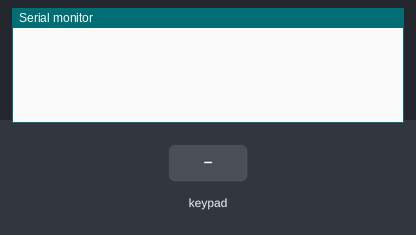
Recording of a sketch running on a simulated Arduino Uno, built with avr-gcc and run on an emulated ATmega328P. Shown: the last lines printed to the serial monitor. Wiring (inferred from the names in the program): 4×4 keypad with keys 1 2 3 A 4 5 6 B 7 8 9 C * 0 # D (labels assumed): rows pin 13, pin 11, pin 7, pin 6; columns pin 9, pin 8, pin 10, pin 12. Inputs (shaded band) come from the test bench.

Above: at 1.2 s.
1.3 s: key '1' pressed
At 2.3 s:
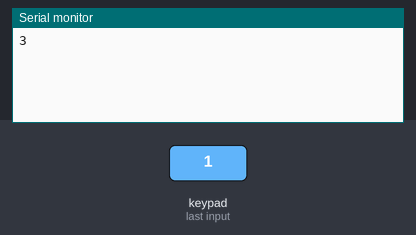
2.8 s: keypad keys 1 2 3 4 pressed 0.4 s apart
At 4.5 s:
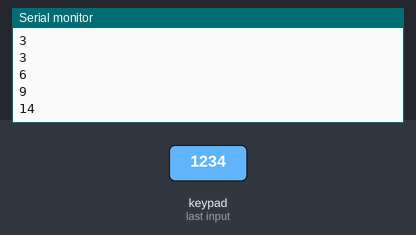
5.9 s: key 'A' pressed
At 6.3 s:
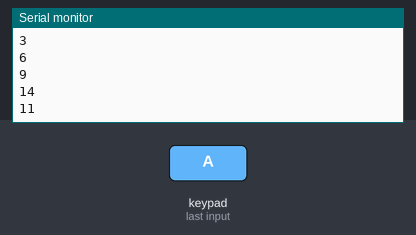
7.4 s: keypad keys 1 2 3 4 # pressed 0.4 s apart
At 10.0 s:
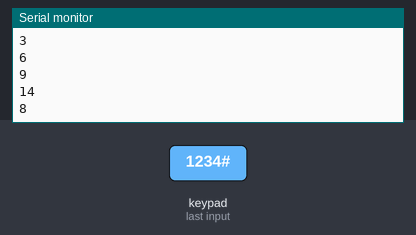
Timing chart, 0 to 11.5 s (numbered marks = the images above; inputs shaded):
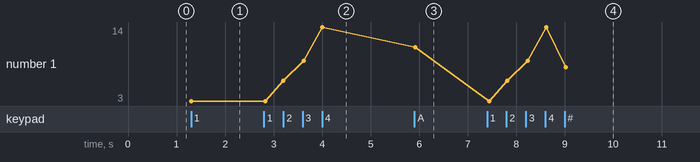

The sketch:

phone_keyboard.ino
```cpp
//KEYBOARD SCHEMA
/*
 gpio num
  1      8
  ########
  ########
 16      9

    6       5
    ^       ^
    O-------O----10
    |       |
7 < O       O  > 11

    O---O---O----6
    |   |   |
    O---O---O----5
    |   |   |
    O---O---O----7
    |   |   |
    O---O---O----11
    |   |   |
    4   3   14
*/
//KEYS
#define KEY_0 0
#define KEY_1 1
#define KEY_2 2
#define KEY_3 3
#define KEY_4 4
#define KEY_5 5
#define KEY_6 6
#define KEY_7 7
#define KEY_8 8
#define KEY_9 9
#define KEY_STAR 10
#define KEY_HASH 11
#define KEY_RETURN 12
#define KEY_CLEAR 13
#define KEY_LEFT 14
#define KEY_RIGHT 15

//ARDUINO PINS
#define SIG_3 6
#define SIG_4 7
#define SIG_5 8
#define SIG_6 9
#define SIG_7 10
#define SIG_10 11
#define SIG_11 12
#define SIG_14 13

void setup() {
  Serial.begin(9600);
  pinMode(SIG_3, OUTPUT);
  pinMode(SIG_4, OUTPUT);
  pinMode(SIG_10, OUTPUT);
  pinMode(SIG_14, OUTPUT);
  digitalWrite(SIG_3, HIGH);
  digitalWrite(SIG_4, HIGH);
  digitalWrite(SIG_10, HIGH);
  digitalWrite(SIG_14, HIGH);
  pinMode(SIG_5, INPUT);
  pinMode(SIG_6, INPUT);
  pinMode(SIG_7, INPUT);
  pinMode(SIG_11, INPUT);
}

void loop() {
	keyDetect(SIG_4);
	keyDetect(SIG_3);
	keyDetect(SIG_14);
	keyDetect(SIG_10);
}

int keyDecode(int a, int b){
  if((a == SIG_4)&&(b == SIG_6)) return KEY_1;
  if((a == SIG_4)&&(b == SIG_5)) return KEY_4;
  if((a == SIG_4)&&(b == SIG_7)) return KEY_7;
  if((a == SIG_4)&&(b == SIG_11)) return KEY_STAR;

  if((a == SIG_3)&&(b == SIG_6)) return KEY_2;
  if((a == SIG_3)&&(b == SIG_5)) return KEY_5;
  if((a == SIG_3)&&(b == SIG_7)) return KEY_8;
  if((a == SIG_3)&&(b == SIG_11)) return KEY_0;

  if((a == SIG_14)&&(b == SIG_6)) return KEY_3;
  if((a == SIG_14)&&(b == SIG_5)) return KEY_6;
  if((a == SIG_14)&&(b == SIG_7)) return KEY_9;
  if((a == SIG_14)&&(b == SIG_11)) return KEY_HASH;

  if((a == SIG_10)&&(b == SIG_6)) return KEY_LEFT;
  if((a == SIG_10)&&(b == SIG_5)) return KEY_RIGHT;
  if((a == SIG_10)&&(b == SIG_7)) return KEY_RETURN;
  if((a == SIG_10)&&(b == SIG_11)) return KEY_CLEAR;

  return -1;
}

int checkKey(int a){
  int value = -1;
  digitalWrite(a, LOW);
  delay(1);
  if(digitalRead(SIG_6) == LOW){
    //Serial.println(keyDecode(a,SIG_6));
    value = keyDecode(a,SIG_6);
  }
  if(digitalRead(SIG_5) == LOW){
    //Serial.println(keyDecode(a,SIG_5));
    value = keyDecode(a,SIG_5);
  }
  if(digitalRead(SIG_7) == LOW){
    //Serial.println(keyDecode(a,SIG_7));
    value = keyDecode(a,SIG_7);
  }
  if(digitalRead(SIG_11) == LOW){
    //Serial.println(keyDecode(a,SIG_11));
    value = keyDecode(a,SIG_11);
  }
  digitalWrite(a, HIGH);
  return value;
}

void keyDetect(int a){
	bool is_pressed = false;
	int btn_value = -1;

	do{
    btn_value = checkKey(a);
	  if((btn_value != -1) && (is_pressed == false)){
		  is_pressed = true;
      Serial.println(btn_value);
	  }
    else if(btn_value != -1){
      is_pressed = true;
    }
	  else{
	  	is_pressed = false;
	  }
    delay(10);
	}while(is_pressed);
}
```

Measured:
- after the input at 1.3 s, the serial monitor: prints a new line at once (image 1)
- after the input at 2.8 s, the serial monitor: prints a new line after 0.40 s (image 2)
- after the input at 5.9 s, the serial monitor: prints a new line at once (image 3)
- after the input at 7.4 s, the serial monitor: prints a new line at once (image 4)
- plotted number 1: 3 → 14 after the input at 2.8 s, 14 → 11 after the input at 5.9 s, 11 → 8 after the input at 7.4 s
